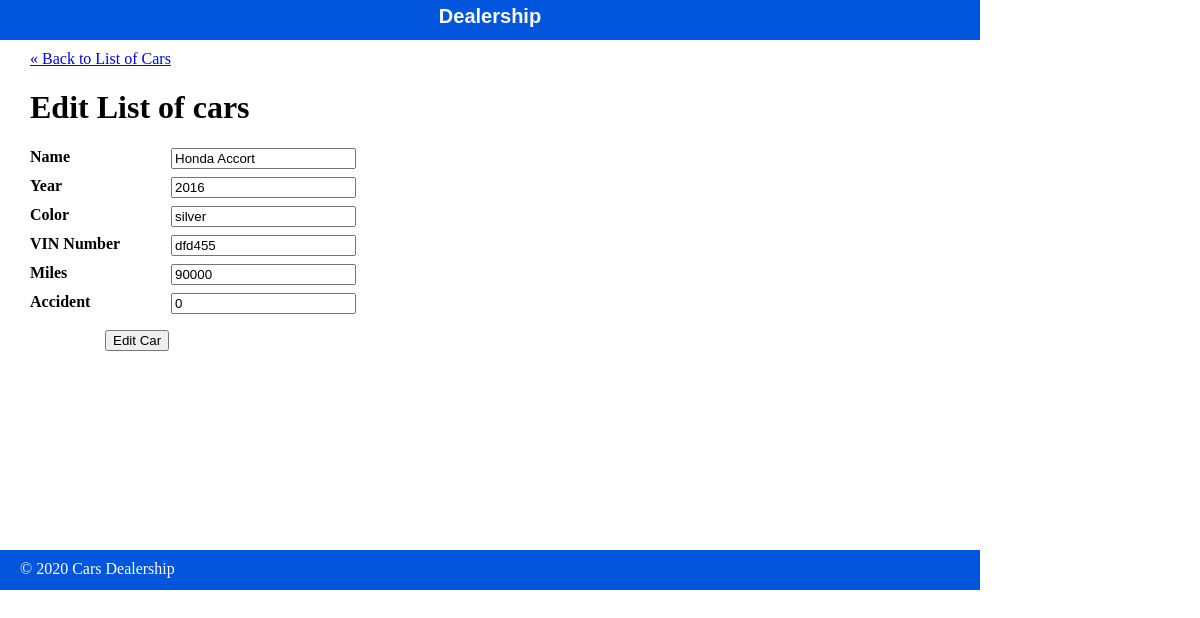
The page /public/cars/edit.php?id=8 on the database its author committed.
### tables this page shows
CREATE TABLE `cars` (
  `id` int(11) NOT NULL,
  `model` varchar(255) DEFAULT NULL,
  `year` int(4) DEFAULT NULL,
  `color` varchar(255) DEFAULT NULL,
  `vin_number` varchar(255) DEFAULT NULL,
  `miles` int(6) DEFAULT NULL,
  `accident` int(2) DEFAULT NULL
);

### private/functions.php (called while the page is built, shortened)
<?php
function url_for($script_path) {
  return WWW_ROOT . $script_path;
}
function u($str=""){
    return urldecode($str);
}
function h($string="") {
  return htmlspecialchars($string);
}
?>

### private/query_functions.php (called while the page is built, shortened)
<?php
function find_car_by_id($id){
   global $db;
   $sql="SELECT * FROM cars ";
   $sql .= "WHERE id='" . $id ."'";
   $result= mysqli_query($db, $sql);
   $car= mysqli_fetch_assoc($result);
   return $car;
}
?>

### public/cars/edit.php (the view, shortened to what this page needs)
<?php
require_once('../../private/initialize.php');
$id=$_GET['id'];
if(is_post_request()) {
  $car=[];
  $car['id']=$id;
  $car['model'] = $_POST['model'] ?? '';
  $car['year'] = $_POST['year'] ?? '';
  $car['color'] = $_POST['color'] ?? '';
  $car['vin_number']=$_POST['vin_number'] ?? '';
  $car['miles']=$_POST['miles'] ?? '';
  $car['accident']=$_POST['accident'] ?? '';
  $result= update_car($car);
  redirect_to(url_for('cars/show.php?id=' . $id));
}else{
    $car= find_car_by_id($id);
}
?>
<?php include(SHARED_PATH . '/header.php'); ?>
<div id="content">
  <a class="back-link" href="<?php echo url_for('/cars/index.php'); ?>">&laquo; Back to List of Cars</a>
  <div class="subject edit">
    <h1>Edit List of cars</h1>
    <form action="<?php echo url_for('/cars/edit.php?id=' . h(u($id))); ?>" method="post">
      <dl>
        <dt> Name</dt>
        <dd><input type="text" name="model" value="<?php echo h($car['model']); ?>" /></dd>
      </dl>
     <dl>
        <dt> Year</dt>
        <dd><input type="text" name="year" value="<?php echo h($car['year']); ?>" /></dd>
      </dl>
        <dl>
        <dt> Color</dt>
        <dd><input type="text" name="color" value="<?php echo h($car['color']); ?>" /></dd>
      </dl>
        <dl>
        <dt> VIN Number</dt>
        <dd><input type="text" name="vin_number" value="<?php echo h($car['vin_number']); ?>" /></dd>
      </dl>
        <dl>
        <dt> Miles</dt>
        <dd><input type="text" name="miles" value="<?php echo h($car['miles']); ?>" /></dd>
      </dl>
        <dl>
        <dt> Accident</dt>
        <dd><input type="text" name="accident" value="<?php echo h($car['accident']); ?>" /></dd>
      </dl>
      <div id="operations">
        <input type="submit" value="Edit Car" />
      </div>
    </form>
  </div>
</div>
<?php include(SHARED_PATH . '/footer.php'); ?>

### public/stylesheets/style.css (style rules this page uses)
html { height: 100%; width: 100%; }
body { height: 980px; width: 100%; margin: 0; padding: 0; }
#content { width: 920px; min-height: 500px; padding: 0 30px; }
dl { clear: both; overflow: hidden; margin: 0.5em 0; }
dt { float: left; font-weight: bold; width: 125px; }
dd { float: left; margin-left: 1em; }
#operations { clear: both; margin: 1em 0 1em 75px; }

### rows shown on the page
cars: model "Honda Accort", year "2016", color "silver", vin_number "dfd455", miles "90000", accident "0"
